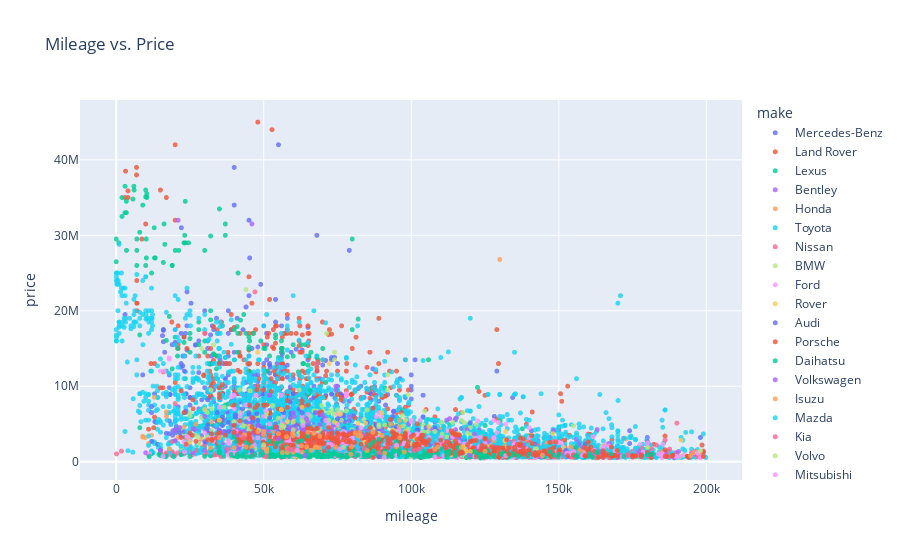

The notebook cell saved with this chart:
### Markdown cell above
##### 3. Price vs. mileage scatter plot

### Code cell
df = pd.read_sql_query("SELECT * FROM listings WHERE mileage < 200000;", DATABASE_URL)
print('Correlation: ', df.mileage.corr(df.price))

fig = px.scatter(df, 
                 x='mileage', 
                 y='price', 
                 color='make', 
                 opacity=0.8, 
                 hover_data=['model', 'year'], 
                 title='Mileage vs. Price')
fig.update_traces(marker_size=5)
fig.show()

### Figure 1 — Plotly figure (JSON) as saved in the notebook; plotly's stock layout.template omitted (floating-point values rounded to 4 significant figures; data arrays with more than 128 entries replaced by an {"elided": "..."} marker saying what was removed)
{"data": [{"customdata": {"elided": "750x2 mixed values"}, "hovertemplate": "make=Mercedes-Benz<br>mileage=%{x}<br>price=%{y}<br>model=%{customdata[0]}<br>year=%{customdata[1]}<extra></extra>", "legendgroup": "Mercedes-Benz", "marker": {"color": "#636efa", "opacity": 0.8, "size": 5, "symbol": "circle"}, "mode": "markers", "name": "Mercedes-Benz", "showlegend": true, "type": "scattergl", "x": {"elided": "750 int values"}, "xaxis": "x", "y": {"elided": "750 int values"}, "yaxis": "y"}, {"customdata": {"elided": "334x2 mixed values"}, "hovertemplate": "make=Land Rover<br>mileage=%{x}<br>price=%{y}<br>model=%{customdata[0]}<br>year=%{customdata[1]}<extra></extra>", "legendgroup": "Land Rover", "marker": {"color": "#EF553B", "opacity": 0.8, "size": 5, "symbol": "circle"}, "mode": "markers", "name": "Land Rover", "showlegend": true, "type": "scattergl", "x": {"elided": "334 int values"}, "xaxis": "x", "y": {"elided": "334 int values"}, "yaxis": "y"}, {"customdata": {"elided": "254x2 mixed values"}, "hovertemplate": "make=Lexus<br>mileage=%{x}<br>price=%{y}<br>model=%{customdata[0]}<br>year=%{customdata[1]}<extra></extra>", "legendgroup": "Lexus", "marker": {"color": "#00cc96", "opacity": 0.8, "size": 5, "symbol": "circle"}, "mode": "markers", "name": "Lexus", "showlegend": true, "type": "scattergl", "x": {"elided": "254 int values"}, "xaxis": "x", "y": {"elided": "254 int values"}, "yaxis": "y"}, {"customdata": [["Bentayga", 2018], ["Bentayga", 2018]], "hovertemplate": "make=Bentley<br>mileage=%{x}<br>price=%{y}<br>model=%{customdata[0]}<br>year=%{customdata[1]}<extra></extra>", "legendgroup": "Bentley", "marker": {"color": "#ab63fa", "opacity": 0.8, "size": 5, "symbol": "circle"}, "mode": "markers", "name": "Bentley", "showlegend": true, "type": "scattergl", "x": [21000, 46000], "xaxis": "x", "y": [32000000, 31500000], "yaxis": "y"}, {"customdata": {"elided": "419x2 mixed values"}, "hovertemplate": "make=Honda<br>mileage=%{x}<br>price=%{y}<br>model=%{customdata[0]}<br>year=%{customdata[1]}<extra></extra>", "legendgroup": "Honda", "marker": {"color": "#FFA15A", "opacity": 0.8, "size": 5, "symbol": "circle"}, "mode": "markers", "name": "Honda", "showlegend": true, "type": "scattergl", "x": {"elided": "419 int values"}, "xaxis": "x", "y": {"elided": "419 int values"}, "yaxis": "y"}, {"customdata": {"elided": "3863x2 mixed values"}, "hovertemplate": "make=Toyota<br>mileage=%{x}<br>price=%{y}<br>model=%{customdata[0]}<br>year=%{customdata[1]}<extra></extra>", "legendgroup": "Toyota", "marker": {"color": "#19d3f3", "opacity": 0.8, "size": 5, "symbol": "circle"}, "mode": "markers", "name": "Toyota", "showlegend": true, "type": "scattergl", "x": {"elided": "3863 int values"}, "xaxis": "x", "y": {"elided": "3863 int values"}, "yaxis": "y"}, {"customdata": {"elided": "836x2 mixed values"}, "hovertemplate": "make=Nissan<br>mileage=%{x}<br>price=%{y}<br>model=%{customdata[0]}<br>year=%{customdata[1]}<extra></extra>", "legendgroup": "Nissan", "marker": {"color": "#FF6692", "opacity": 0.8, "size": 5, "symbol": "circle"}, "mode": "markers", "name": "Nissan", "showlegend": true, "type": "scattergl", "x": {"elided": "836 int values"}, "xaxis": "x", "y": {"elided": "836 int values"}, "yaxis": "y"}, {"customdata": {"elided": "221x2 mixed values"}, "hovertemplate": "make=BMW<br>mileage=%{x}<br>price=%{y}<br>model=%{customdata[0]}<br>year=%{customdata[1]}<extra></extra>", "legendgroup": "BMW", "marker": {"color": "#B6E880", "opacity": 0.8, "size": 5, "symbol": "circle"}, "mode": "markers", "name": "BMW", "showlegend": true, "type": "scattergl", "x": {"elided": "221 int values"}, "xaxis": "x", "y": {"elided": "221 int values"}, "yaxis": "y"}, {"customdata": {"elided": "79x2 mixed values"}, "hovertemplate": "make=Ford<br>mileage=%{x}<br>price=%{y}<br>model=%{customdata[0]}<br>year=%{customdata[1]}<extra></extra>", "legendgroup": "Ford", "marker": {"color": "#FF97FF", "opacity": 0.8, "size": 5, "symbol": "circle"}, "mode": "markers", "name": "Ford", "showlegend": true, "type": "scattergl", "x": [18000, 18000, 78016, 56000, 39900, 47344, 78000, 39000, 16230, 15000, 39900, 47344, 78000, 78016, 44000, 40000, 68000, 42533, 89000, 68090, 68000, 75277, 65000, 42000, 49931, 56560, 63000, 60000, 45000, 65000, 56325, 122500, 58000, 56401, 40000, 41793, 129513, 132000, 45000, 69000, 73759, 140000, 89211, 95605, 50000, 56000, 47800, 107119, 95888, 112000, 103754, 129000, 78000, 103500, 50000, 56000, 25000, 132000, 119852, 102000, 93000, 136784, 110000, 166205, 151000, 177572, 130000, 108000, 140000, 112486, 107000, 56000, 139000, 130000, 192594, 135000, 141000, 119856, 198000], "xaxis": "x", "y": [13600000, 13750000, 8999999, 8800000, 8799000, 8799000, 8700000, 8600000, 12000000, 11990000, 8799000, 8799000, 8700000, 8999999, 7550000, 7000000, 6550000, 6500000, 6500000, 6499999, 6400000, 6300000, 6300000, 6000000, 5999999, 5999999, 5999999, 5850000, 5700000, 5500000, 5500000, 5400000, 5400000, 5250000, 5250000, 5200000, 5200000, 4950000, 4800000, 4500000, 4499999, 4499999, 4450000, 4350000, 4300000, 4200000, 4200000, 4199000, 4100000, 4100000, 3900000, 3850000, 3800000, 3700000, 3400000, 3200000, 3200000, 2900000, 2900000, 2850000, 2790000, 2600000, 2600000, 2355000, 2300000, 2300000, 2200000, 2150000, 2030000, 1950000, 1580000, 1350000, 1380000, 950000, 900000, 870000, 870000, 820000, 520000], "yaxis": "y"}, {"customdata": [["216", 2016], ["2600", 2018]], "hovertemplate": "make=Rover<br>mileage=%{x}<br>price=%{y}<br>model=%{customdata[0]}<br>year=%{customdata[1]}<extra></extra>", "legendgroup": "Rover", "marker": {"color": "#FECB52", "opacity": 0.8, "size": 5, "symbol": "circle"}, "mode": "markers", "name": "Rover", "showlegend": true, "type": "scattergl", "x": [72183, 48000], "xaxis": "x", "y": [13000000, 14500000], "yaxis": "y"}, {"customdata": {"elided": "247x2 mixed values"}, "hovertemplate": "make=Audi<br>mileage=%{x}<br>price=%{y}<br>model=%{customdata[0]}<br>year=%{customdata[1]}<extra></extra>", "legendgroup": "Audi", "marker": {"color": "#636efa", "opacity": 0.8, "size": 5, "symbol": "circle"}, "mode": "markers", "name": "Audi", "showlegend": true, "type": "scattergl", "x": {"elided": "247 int values"}, "xaxis": "x", "y": {"elided": "247 int values"}, "yaxis": "y"}, {"customdata": [["Cayenne", 2020], ["Cayenne", 2019], ["Cayenne", 2019], ["Cayenne", 2018], ["Cayenne", 2018], ["Cayenne", 2018], ["Cayenne", 2018], ["Panamera E-Hybrid", 2018], ["Cayenne", 2019], ["Cayenne", 2018], ["Cayenne", 2018], ["Cayenne", 2018], ["Cayenne", 2019], ["Cayenne", 2018], ["Cayenne", 2018], ["Cayenne", 2018], ["Cayenne", 2018], ["Cayenne", 2017], ["Cayenne", 2019], ["Cayenne", 2018], ["Cayenne", 2018], ["Cayenne", 2017], ["Cayenne", 2015], ["Cayenne", 2017], ["Cayenne", 2018], ["Cayenne", 2017], ["Macan", 2017], ["Cayenne", 2016], ["Macan", 2017], ["Macan", 2017], ["Cayenne", 2018], ["Cayenne", 2018], ["Cayenne", 2017], ["Cayenne", 2016], ["Cayenne", 2017], ["Cayenne", 2018], ["Cayenne", 2017], ["Macan", 2016], ["Macan", 2016], ["Macan", 2017], ["Macan", 2019], ["Macan", 2017], ["Macan", 2016], ["Macan", 2018], ["Macan", 2018], ["Cayenne", 2017], ["Macan", 2018], ["Macan", 2017], ["Macan", 2015], ["Cayenne", 2014], ["Cayenne", 2003]], "hovertemplate": "make=Porsche<br>mileage=%{x}<br>price=%{y}<br>model=%{customdata[0]}<br>year=%{customdata[1]}<extra></extra>", "legendgroup": "Porsche", "marker": {"color": "#EF553B", "opacity": 0.8, "size": 5, "symbol": "circle"}, "mode": "markers", "name": "Porsche", "showlegend": true, "type": "scattergl", "x": [92000, 35000, 52520, 36000, 15827, 52543, 79668, 71312, 56315, 48000, 15000, 35000, 47632, 22000, 79668, 35000, 76290, 35000, 75000, 76190, 63000, 45231, 40000, 51000, 65000, 50000, 63000, 47896, 63200, 58000, 47000, 87000, 26102, 55000, 56300, 25982, 58000, 69617, 96652, 52000, 23000, 52167, 69000, 80931, 46352, 93000, 42000, 102000, 56000, 42000, 129000], "xaxis": "x", "y": [14500000, 13000000, 11000000, 10200000, 9800000, 9300000, 8900000, 12000000, 11000000, 9999999, 9800000, 9800000, 9500000, 9400000, 8900000, 8900000, 8500000, 8500000, 8900000, 8200000, 8000000, 7500000, 7500000, 7500000, 7500000, 7500000, 7500000, 7500000, 7300000, 7200000, 7150000, 7099999, 7000000, 6999999, 6900000, 8200000, 8100000, 6600000, 6500000, 6500000, 6500000, 6400000, 6400000, 5800000, 5800000, 5600000, 5400007, 5000000, 4350000, 3800000, 1850000], "yaxis": "y"}, {"customdata": {"elided": "132x2 mixed values"}, "hovertemplate": "make=Daihatsu<br>mileage=%{x}<br>price=%{y}<br>model=%{customdata[0]}<br>year=%{customdata[1]}<extra></extra>", "legendgroup": "Daihatsu", "marker": {"color": "#00cc96", "opacity": 0.8, "size": 5, "symbol": "circle"}, "mode": "markers", "name": "Daihatsu", "showlegend": true, "type": "scattergl", "x": {"elided": "132 int values"}, "xaxis": "x", "y": {"elided": "132 int values"}, "yaxis": "y"}, {"customdata": {"elided": "305x2 mixed values"}, "hovertemplate": "make=Volkswagen<br>mileage=%{x}<br>price=%{y}<br>model=%{customdata[0]}<br>year=%{customdata[1]}<extra></extra>", "legendgroup": "Volkswagen", "marker": {"color": "#ab63fa", "opacity": 0.8, "size": 5, "symbol": "circle"}, "mode": "markers", "name": "Volkswagen", "showlegend": true, "type": "scattergl", "x": {"elided": "305 int values"}, "xaxis": "x", "y": {"elided": "305 int values"}, "yaxis": "y"}, {"customdata": [["D-MAX", 2023], ["D-MAX", 2021], ["D-MAX", 2021], ["D-MAX", 2020], ["MU-X", 2018], ["D-MAX", 2018], ["D-MAX", 2022], ["D-MAX", 2018], ["D-MAX", 2018], ["MU-X", 2019], ["D-MAX", 2016], ["D-MAX", 2017], ["D-MAX", 2017], ["D-MAX", 2020], ["D-MAX", 2024], ["D-MAX", 2020], ["D-MAX", 2021], ["D-MAX", 2024], ["D-MAX", 2023], ["D-MAX", 2023], ["D-MAX", 2015], ["D-MAX", 2015], ["D-MAX", 2022], ["D-MAX", 2015], ["D-MAX", 2021], ["D-MAX", 2021], ["D-MAX", 2020], ["D-MAX", 2016], ["D-MAX", 2021], ["D-MAX", 2016], ["D-MAX", 2023], ["D-MAX", 2021], ["D-MAX", 2021], ["D-MAX", 2019], ["D-MAX", 2019], ["D-MAX", 2023], ["D-MAX", 2020], ["D-MAX", 2016], ["D-MAX", 2015], ["D-MAX", 2013], ["D-MAX", 2014], ["D-MAX", 2014], ["D-MAX", 2016], ["D-MAX", 2017], ["D-MAX", 2015], ["D-MAX", 2016], ["D-MAX", 2016], ["D-MAX", 2014], ["D-MAX", 2015], ["D-MAX", 2014], ["D-MAX", 2009], ["D-MAX", 2009], ["D-MAX", 2009], ["D-MAX", 2007], ["D-MAX", 2009], ["LB", 2002], ["Trooper", 2001]], "hovertemplate": "make=Isuzu<br>mileage=%{x}<br>price=%{y}<br>model=%{customdata[0]}<br>year=%{customdata[1]}<extra></extra>", "legendgroup": "Isuzu", "marker": {"color": "#FFA15A", "opacity": 0.8, "size": 5, "symbol": "circle"}, "mode": "markers", "name": "Isuzu", "showlegend": true, "type": "scattergl", "x": [12900, 17000, 17050, 96000, 32323, 93000, 27000, 75082, 72000, 23000, 96000, 53049, 114000, 140000, 9000, 107625, 85742, 9000, 24000, 9800, 98123, 139000, 121000, 89850, 83515, 89000, 111000, 128000, 89000, 68000, 43207, 60000, 146000, 77309, 112000, 42000, 112309, 96088, 126950, 132000, 123808, 135370, 130000, 154000, 145287, 140000, 131209, 148625, 137406, 156905, 185000, 158000, 130065, 195804, 156000, 123808, 197655], "xaxis": "x", "y": [8530000, 6600000, 5999999, 5449999, 5300000, 4950000, 4950000, 4800000, 4800000, 4600000, 4599990, 3900000, 3850000, 3500000, 3370000, 3200000, 3200000, 3249000, 3150000, 3200000, 2980000, 2980000, 2980000, 2900000, 2900000, 2900000, 2790000, 2780000, 2700000, 2600000, 2550000, 2450000, 2450000, 2419000, 2380000, 2290000, 2199000, 2190000, 2150000, 2150000, 1999000, 1980000, 1950000, 1950000, 1850000, 1850000, 1779000, 1650000, 1625000, 1530000, 1300000, 1300000, 1380000, 1200000, 1110000, 1100000, 1090000], "yaxis": "y"}, {"customdata": {"elided": "754x2 mixed values"}, "hovertemplate": "make=Mazda<br>mileage=%{x}<br>price=%{y}<br>model=%{customdata[0]}<br>year=%{customdata[1]}<extra></extra>", "legendgroup": "Mazda", "marker": {"color": "#19d3f3", "opacity": 0.8, "size": 5, "symbol": "circle"}, "mode": "markers", "name": "Mazda", "showlegend": true, "type": "scattergl", "x": {"elided": "754 int values"}, "xaxis": "x", "y": {"elided": "754 int values"}, "yaxis": "y"}, {"customdata": [["Sorento", 2023]], "hovertemplate": "make=Kia<br>mileage=%{x}<br>price=%{y}<br>model=%{customdata[0]}<br>year=%{customdata[1]}<extra></extra>", "legendgroup": "Kia", "marker": {"color": "#FF6692", "opacity": 0.8, "size": 5, "symbol": "circle"}, "mode": "markers", "name": "Kia", "showlegend": true, "type": "scattergl", "x": [20000], "xaxis": "x", "y": [7699000], "yaxis": "y"}, {"customdata": [["XC90", 2018], ["XC90", 2018], ["XC90", 2017], ["XC90", 2018], ["XC60", 2019], ["XC90", 2018], ["XC60", 2019], ["XC60", 2019], ["XC60", 2019], ["XC60", 2017], ["XC60", 2018], ["XC60", 2019], ["XC60", 2018], ["XC60", 2016], ["XC60", 2018], ["XC60", 2017], ["XC40", 2018], ["XC60", 2017], ["XC60", 2017], ["XC60", 2017], ["V60", 2016], ["XC60", 2017], ["XC60", 2018], ["XC60", 2016], ["XC60", 2017], ["XC60", 2017], ["XC60", 2015], ["XC60", 2017], ["XC40", 2019], ["XC40", 2019], ["XC60", 2016], ["XC60", 2015], ["XC40", 2019], ["XC40", 2018], ["XC60", 2016], ["XC60", 2017], ["XC60", 2016], ["XC60", 2017], ["S80", 2017], ["V60", 2017], ["V40", 2015], ["V40", 2017], ["V40", 2017], ["V40", 2016], ["V60", 2015], ["V40", 2017], ["V70", 2015], ["V40", 2016], ["S80", 2015], ["V40", 2018], ["V40", 2017], ["V40", 2017], ["V40", 2017], ["V40", 2016], ["V40", 2015], ["V40", 2015], ["V60", 2014], ["V40", 2017], ["V60", 2014], ["S80", 2010], ["V60", 2012], ["V40", 2014], ["V40", 2015]], "hovertemplate": "make=Volvo<br>mileage=%{x}<br>price=%{y}<br>model=%{customdata[0]}<br>year=%{customdata[1]}<extra></extra>", "legendgroup": "Volvo", "marker": {"color": "#B6E880", "opacity": 0.8, "size": 5, "symbol": "circle"}, "mode": "markers", "name": "Volvo", "showlegend": true, "type": "scattergl", "x": [53000, 75000, 51000, 97000, 63000, 76300, 40000, 63245, 114000, 118000, 89000, 56000, 56897, 89000, 45632, 56000, 87000, 99000, 69000, 48220, 60000, 45000, 105700, 108000, 104000, 65708, 68000, 62000, 116000, 119000, 89000, 101896, 114000, 110484, 98000, 89647, 80000, 112000, 56321, 70000, 87000, 100000, 65000, 98562, 65096, 63000, 67000, 50000, 118000, 77000, 58000, 180000, 67000, 57000, 45000, 47000, 142424, 85326, 142000, 131441, 112584, 100000, 60499], "xaxis": "x", "y": [7450000, 6850000, 6550000, 6099999, 5500000, 5495000, 5300000, 5200000, 5200000, 5150000, 4890000, 4800000, 4700000, 4650000, 4600000, 4450000, 4350000, 4295000, 4200000, 4200000, 4200000, 4200000, 4000000, 4000000, 3950000, 3950000, 3900000, 3850000, 3790000, 3785000, 3750000, 3700000, 3650000, 3650000, 3550000, 3500000, 3500000, 3299999, 2900000, 2700000, 2600000, 2400000, 2300000, 2200000, 2050000, 2049999, 2000000, 1990000, 1900000, 1900000, 1900000, 1899999, 1890000, 1790000, 1780000, 1710000, 1680000, 1650000, 1650000, 1390000, 1230000, 650000, 635000], "yaxis": "y"}, {"customdata": {"elided": "296x2 mixed values"}, "hovertemplate": "make=Mitsubishi<br>mileage=%{x}<br>price=%{y}<br>model=%{customdata[0]}<br>year=%{customdata[1]}<extra></extra>", "legendgroup": "Mitsubishi", "marker": {"color": "#FF97FF", "opacity": 0.8, "size": 5, "symbol": "circle"}, "mode": "markers", "name": "Mitsubishi", "showlegend": true, "type": "scattergl", "x": {"elided": "296 int values"}, "xaxis": "x", "y": {"elided": "296 int values"}, "yaxis": "y"}, {"customdata": [["Wrangler", 2017], ["Wrangler", 2017], ["Wrangler", 2018], ["Wrangler", 2016], ["Wrangler", 2016], ["Wrangler", 2017], ["Cherokee", 2016], ["Cherokee", 2015], ["Wrangler", 2015], ["Grand Cherokee", 2018], ["Grand Cherokee", 2017], ["Grand Cherokee", 2016], ["Wrangler", 2015], ["Cherokee", 2016], ["Cherokee", 2017], ["Grand Cherokee", 2017], ["Grand Cherokee", 2016], ["Wrangler", 2015], ["Compass", 2017], ["Compass", 2018], ["Grand Cherokee", 2015], ["Compass", 2017], ["Cherokee", 2014], ["Cherokee", 2014], ["Cherokee", 2015], ["Cherokee", 2011], ["Renegade", 2017], ["Renegade", 2017], ["Compass", 2016], ["Cherokee", 2017], ["Renegade", 2017], ["Renegade", 2017], ["Cherokee", 2005], ["Cherokee", 2005], ["Compass", 2014], ["Grand Cherokee", 1997], ["Cherokee", 1999]], "hovertemplate": "make=Jeep<br>mileage=%{x}<br>price=%{y}<br>model=%{customdata[0]}<br>year=%{customdata[1]}<extra></extra>", "legendgroup": "Jeep", "marker": {"color": "#FECB52", "opacity": 0.8, "size": 5, "symbol": "circle"}, "mode": "markers", "name": "Jeep", "showlegend": true, "type": "scattergl", "x": [63000, 56000, 30000, 90000, 76000, 35000, 98000, 58000, 60000, 74000, 84523, 82000, 45000, 106000, 93724, 98000, 132000, 148000, 62966, 52000, 72000, 62966, 65000, 101000, 102000, 191380, 131728, 131731, 25000, 84165, 117660, 117660, 119000, 118685, 113580, 128000, 118365], "xaxis": "x", "y": [7200000, 6900000, 6900000, 6500000, 6300000, 5500000, 5500000, 5300000, 5250000, 5250000, 5100000, 5100000, 4650000, 4650000, 4200000, 4050000, 4000000, 3700000, 3400000, 3200000, 3200000, 3200000, 3100000, 3200000, 2890000, 2850000, 2800000, 2800000, 2600000, 2550000, 1990000, 1800000, 1380000, 1380000, 920000, 700000, 645000], "yaxis": "y"}, {"customdata": [["Giulia", 2017], ["Giulia", 2018]], "hovertemplate": "make=Alfa Romeo<br>mileage=%{x}<br>price=%{y}<br>model=%{customdata[0]}<br>year=%{customdata[1]}<extra></extra>", "legendgroup": "Alfa Romeo", "marker": {"color": "#636efa", "opacity": 0.8, "size": 5, "symbol": "circle"}, "mode": "markers", "name": "Alfa Romeo", "showlegend": true, "type": "scattergl", "x": [75000, 80000], "xaxis": "x", "y": [5700000, 3850000], "yaxis": "y"}, {"customdata": {"elided": "508x2 mixed values"}, "hovertemplate": "make=Subaru<br>mileage=%{x}<br>price=%{y}<br>model=%{customdata[0]}<br>year=%{customdata[1]}<extra></extra>", "legendgroup": "Subaru", "marker": {"color": "#EF553B", "opacity": 0.8, "size": 5, "symbol": "circle"}, "mode": "markers", "name": "Subaru", "showlegend": true, "type": "scattergl", "x": {"elided": "508 int values"}, "xaxis": "x", "y": {"elided": "508 int values"}, "yaxis": "y"}, {"customdata": {"elided": "277x2 mixed values"}, "hovertemplate": "make=Suzuki<br>mileage=%{x}<br>price=%{y}<br>model=%{customdata[0]}<br>year=%{customdata[1]}<extra></extra>", "legendgroup": "Suzuki", "marker": {"color": "#00cc96", "opacity": 0.8, "size": 5, "symbol": "circle"}, "mode": "markers", "name": "Suzuki", "showlegend": true, "type": "scattergl", "x": {"elided": "277 int values"}, "xaxis": "x", "y": {"elided": "277 int values"}, "yaxis": "y"}, {"customdata": [["XE", 2016], ["XF", 2014], ["XF", 2015], ["XE", 2015], ["XE", 2017]], "hovertemplate": "make=Jaguar<br>mileage=%{x}<br>price=%{y}<br>model=%{customdata[0]}<br>year=%{customdata[1]}<extra></extra>", "legendgroup": "Jaguar", "marker": {"color": "#ab63fa", "opacity": 0.8, "size": 5, "symbol": "circle"}, "mode": "markers", "name": "Jaguar", "showlegend": true, "type": "scattergl", "x": [26000, 63528, 83500, 41000, 55000], "xaxis": "x", "y": [4350000, 4200000, 3550000, 3500000, 3000000], "yaxis": "y"}, {"customdata": [["3008", 2018], ["3008", 2018], ["3008", 2018], ["5008", 2018], ["5008", 2018], ["3008", 2018], ["3008", 2017], ["508", 2019], ["5008", 2018], ["3008", 2017], ["3008", 2017], ["3008", 2018], ["3008", 2019], ["3008", 2018], ["5008", 2018], ["3008", 2017], ["3008", 2018], ["3008", 2017], ["508", 2019], ["3008", 2019], ["3008", 2018], ["2008", 2019], ["2008", 2017], ["308", 2017], ["2008", 2018], ["3008", 2017], ["3008", 2017], ["308", 2017], ["2008", 2018], ["2008", 2017], ["308", 2018], ["2008", 2018], ["308", 2017], ["308", 2018], ["2008", 2018], ["2008", 2017], ["308", 2017], ["2008", 2017], ["308", 2017], ["308", 2017], ["3008", 2015], ["308", 2016], ["208", 2017], ["2008", 2016], ["208", 2016], ["208", 2017], ["208", 2019], ["208", 2018], ["208", 2018], ["208", 2017], ["208", 2017], ["2008", 2016], ["208", 2013]], "hovertemplate": "make=Peugeot<br>mileage=%{x}<br>price=%{y}<br>model=%{customdata[0]}<br>year=%{customdata[1]}<extra></extra>", "legendgroup": "Peugeot", "marker": {"color": "#FFA15A", "opacity": 0.8, "size": 5, "symbol": "circle"}, "mode": "markers", "name": "Peugeot", "showlegend": true, "type": "scattergl", "x": [48000, 50000, 65000, 87000, 82532, 81000, 59800, 67000, 55000, 50000, 43434, 90000, 12000, 90000, 81942, 60000, 83000, 69000, 57738, 96128, 35000, 62809, 79775, 44000, 109000, 67564, 64584, 74321, 95000, 68000, 45922, 117000, 40000, 69000, 32000, 50000, 58000, 18100, 51000, 51000, 108000, 66000, 85000, 125000, 51000, 97674, 63000, 60000, 56321, 58000, 91000, 79500, 144425], "xaxis": "x", "y": [4000000, 3999000, 3900000, 3899999, 3885000, 3800000, 3750000, 3750000, 3700000, 3600000, 3550000, 3500000, 3499999, 3450000, 3450000, 3450000, 3399999, 3349000, 3300000, 3180000, 3200000, 2100000, 2000000, 1950000, 1950000, 1950000, 1950000, 1950000, 1950000, 1900000, 1900000, 1890000, 1850000, 1850000, 1800000, 1800000, 1790000, 1700000, 1700000, 1689000, 1650000, 1480000, 1450000, 1370000, 1350000, 1280000, 1280000, 1250000, 1200000, 1200000, 1100000, 970000, 820000], "yaxis": "y"}, {"customdata": [["Creta", 2021], ["H1", 2020], ["Elantra", 2015], ["Santa Fe", 2010]], "hovertemplate": "make=Hyundai<br>mileage=%{x}<br>price=%{y}<br>model=%{customdata[0]}<br>year=%{customdata[1]}<extra></extra>", "legendgroup": "Hyundai", "marker": {"color": "#19d3f3", "opacity": 0.8, "size": 5, "symbol": "circle"}, "mode": "markers", "name": "Hyundai", "showlegend": true, "type": "scattergl", "x": [11000, 35000, 46000, 103000], "xaxis": "x", "y": [3390000, 2499000, 1500000, 1300000], "yaxis": "y"}, {"customdata": [["Countryman", 2018], ["Cooper", 2017], ["Cooper", 2015], ["Cooper", 2015], ["Cooper", 2016], ["Cooper", 2014], ["Cooper", 2015], ["Cooper", 2014], ["Clubman", 2012]], "hovertemplate": "make=Mini<br>mileage=%{x}<br>price=%{y}<br>model=%{customdata[0]}<br>year=%{customdata[1]}<extra></extra>", "legendgroup": "Mini", "marker": {"color": "#FF6692", "opacity": 0.8, "size": 5, "symbol": "circle"}, "mode": "markers", "name": "Mini", "showlegend": true, "type": "scattergl", "x": [43000, 84000, 58000, 38000, 102514, 60000, 59089, 101000, 89000], "xaxis": "x", "y": [3200000, 1760000, 1700000, 1700000, 1650000, 1600000, 1600000, 1500000, 1095000], "yaxis": "y"}, {"customdata": [["Q50", 2015], ["Q50", 2014]], "hovertemplate": "make=Infiniti<br>mileage=%{x}<br>price=%{y}<br>model=%{customdata[0]}<br>year=%{customdata[1]}<extra></extra>", "legendgroup": "Infiniti", "marker": {"color": "#B6E880", "opacity": 0.8, "size": 5, "symbol": "circle"}, "mode": "markers", "name": "Infiniti", "showlegend": true, "type": "scattergl", "x": [50000, 198000], "xaxis": "x", "y": [2230000, 1430000], "yaxis": "y"}, {"customdata": [["Duster", 2018], ["Captur", 2017], ["Captur", 2017], ["Duster", 2014], ["Kwid", 2018], ["Kwid", 2016], ["Kangoo", 2016]], "hovertemplate": "make=Renault<br>mileage=%{x}<br>price=%{y}<br>model=%{customdata[0]}<br>year=%{customdata[1]}<extra></extra>", "legendgroup": "Renault", "marker": {"color": "#FF97FF", "opacity": 0.8, "size": 5, "symbol": "circle"}, "mode": "markers", "name": "Renault", "showlegend": true, "type": "scattergl", "x": [95000, 75869, 61406, 132000, 15860, 90847, 108000], "xaxis": "x", "y": [2199000, 1700000, 1480000, 790000, 699000, 560000, 635000], "yaxis": "y"}, {"customdata": [["MGA", 1997]], "hovertemplate": "make=MG<br>mileage=%{x}<br>price=%{y}<br>model=%{customdata[0]}<br>year=%{customdata[1]}<extra></extra>", "legendgroup": "MG", "marker": {"color": "#FECB52", "opacity": 0.8, "size": 5, "symbol": "circle"}, "mode": "markers", "name": "MG", "showlegend": true, "type": "scattergl", "x": [120000], "xaxis": "x", "y": [1354000], "yaxis": "y"}, {"customdata": [["ForFour", 2017], ["ForTwo", 2011]], "hovertemplate": "make=Smart<br>mileage=%{x}<br>price=%{y}<br>model=%{customdata[0]}<br>year=%{customdata[1]}<extra></extra>", "legendgroup": "Smart", "marker": {"color": "#636efa", "opacity": 0.8, "size": 5, "symbol": "circle"}, "mode": "markers", "name": "Smart", "showlegend": true, "type": "scattergl", "x": [46000, 89000], "xaxis": "x", "y": [1390000, 650000], "yaxis": "y"}, {"customdata": [["Wingle", 2015]], "hovertemplate": "make=Great Wall<br>mileage=%{x}<br>price=%{y}<br>model=%{customdata[0]}<br>year=%{customdata[1]}<extra></extra>", "legendgroup": "Great Wall", "marker": {"color": "#EF553B", "opacity": 0.8, "size": 5, "symbol": "circle"}, "mode": "markers", "name": "Great Wall", "showlegend": true, "type": "scattergl", "x": [133000], "xaxis": "x", "y": [1000000], "yaxis": "y"}, {"customdata": [["Scorpio", 2014]], "hovertemplate": "make=Mahindra<br>mileage=%{x}<br>price=%{y}<br>model=%{customdata[0]}<br>year=%{customdata[1]}<extra></extra>", "legendgroup": "Mahindra", "marker": {"color": "#00cc96", "opacity": 0.8, "size": 5, "symbol": "circle"}, "mode": "markers", "name": "Mahindra", "showlegend": true, "type": "scattergl", "x": [167762], "xaxis": "x", "y": [1050000], "yaxis": "y"}, {"customdata": [["Cruze", 2015], ["Cruze", 2010]], "hovertemplate": "make=Chevrolet<br>mileage=%{x}<br>price=%{y}<br>model=%{customdata[0]}<br>year=%{customdata[1]}<extra></extra>", "legendgroup": "Chevrolet", "marker": {"color": "#ab63fa", "opacity": 0.8, "size": 5, "symbol": "circle"}, "mode": "markers", "name": "Chevrolet", "showlegend": true, "type": "scattergl", "x": [119683, 64000], "xaxis": "x", "y": [845000, 820000], "yaxis": "y"}, {"customdata": [["Boarding", 2010]], "hovertemplate": "make=JMC<br>mileage=%{x}<br>price=%{y}<br>model=%{customdata[0]}<br>year=%{customdata[1]}<extra></extra>", "legendgroup": "JMC", "marker": {"color": "#FFA15A", "opacity": 0.8, "size": 5, "symbol": "circle"}, "mode": "markers", "name": "JMC", "showlegend": true, "type": "scattergl", "x": [194674], "xaxis": "x", "y": [800000], "yaxis": "y"}, {"customdata": [["Other Model", 2016]], "hovertemplate": "make=Other Make<br>mileage=%{x}<br>price=%{y}<br>model=%{customdata[0]}<br>year=%{customdata[1]}<extra></extra>", "legendgroup": "Other Make", "marker": {"color": "#19d3f3", "opacity": 0.8, "size": 5, "symbol": "circle"}, "mode": "markers", "name": "Other Make", "showlegend": true, "type": "scattergl", "x": [97000], "xaxis": "x", "y": [720000], "yaxis": "y"}, {"customdata": [["CK", 2015]], "hovertemplate": "make=Geely<br>mileage=%{x}<br>price=%{y}<br>model=%{customdata[0]}<br>year=%{customdata[1]}<extra></extra>", "legendgroup": "Geely", "marker": {"color": "#FF6692", "opacity": 0.8, "size": 5, "symbol": "circle"}, "mode": "markers", "name": "Geely", "showlegend": true, "type": "scattergl", "x": [50800], "xaxis": "x", "y": [700000], "yaxis": "y"}], "layout": {"legend": {"title": {"text": "make"}, "tracegroupgap": 0}, "title": {"text": "Mileage vs. Price"}, "xaxis": {"anchor": "y", "domain": [0, 1], "title": {"text": "mileage"}}, "yaxis": {"anchor": "x", "domain": [0, 1], "title": {"text": "price"}}}}
